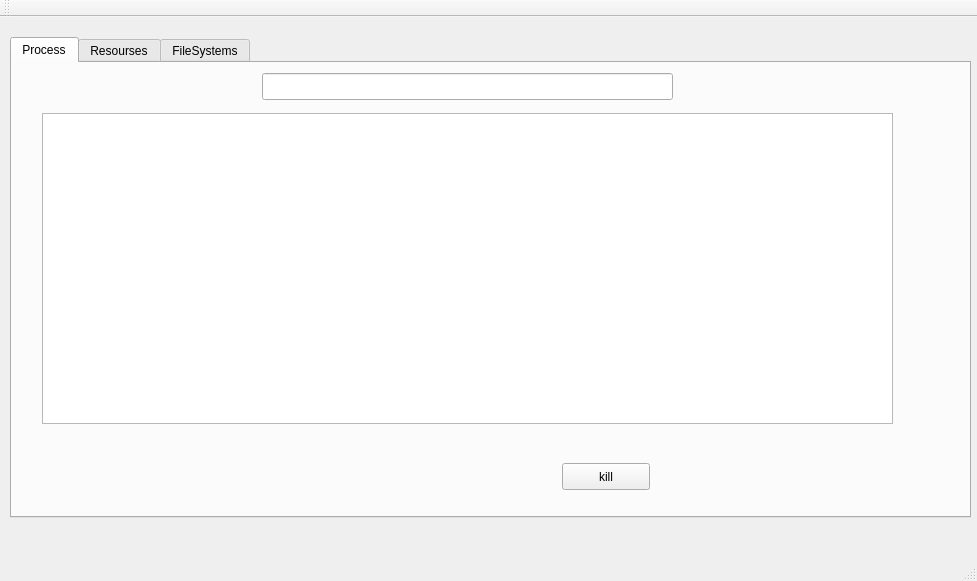
<?xml version="1.0" encoding="UTF-8"?>
<ui version="4.0">
 <class>MainWindow</class>
 <widget class="QMainWindow" name="MainWindow">
  <property name="geometry">
   <rect>
    <x>0</x>
    <y>0</y>
    <width>977</width>
    <height>581</height>
   </rect>
  </property>
  <property name="windowTitle">
   <string>MainWindow</string>
  </property>
  <widget class="QWidget" name="centralWidget">
   <widget class="QTabWidget" name="tabWidget">
    <property name="geometry">
     <rect>
      <x>10</x>
      <y>20</y>
      <width>961</width>
      <height>481</height>
     </rect>
    </property>
    <property name="tabPosition">
     <enum>QTabWidget::North</enum>
    </property>
    <property name="tabShape">
     <enum>QTabWidget::Rounded</enum>
    </property>
    <property name="currentIndex">
     <number>0</number>
    </property>
    <property name="elideMode">
     <enum>Qt::ElideMiddle</enum>
    </property>
    <property name="tabsClosable">
     <bool>false</bool>
    </property>
    <property name="movable">
     <bool>true</bool>
    </property>
    <property name="tabBarAutoHide">
     <bool>false</bool>
    </property>
    <widget class="QWidget" name="tab">
     <attribute name="title">
      <string>Process</string>
     </attribute>
     <widget class="QLineEdit" name="lineEdit">
      <property name="geometry">
       <rect>
        <x>250</x>
        <y>10</y>
        <width>411</width>
        <height>27</height>
       </rect>
      </property>
     </widget>
     <widget class="QPushButton" name="kill_pushButton">
      <property name="geometry">
       <rect>
        <x>550</x>
        <y>400</y>
        <width>88</width>
        <height>27</height>
       </rect>
      </property>
      <property name="text">
       <string>kill</string>
      </property>
     </widget>
     <widget class="QTableView" name="Process_tableView">
      <property name="geometry">
       <rect>
        <x>30</x>
        <y>50</y>
        <width>851</width>
        <height>311</height>
       </rect>
      </property>
     </widget>
    </widget>
    <widget class="QWidget" name="tab_2">
     <attribute name="title">
      <string>Resourses</string>
     </attribute>
     <widget class="QWidget" name="graph_widget" native="true">
      <property name="geometry">
       <rect>
        <x>150</x>
        <y>80</y>
        <width>120</width>
        <height>80</height>
       </rect>
      </property>
      <widget class="QGraphicsView" name="graphicsView">
       <property name="geometry">
        <rect>
         <x>-30</x>
         <y>-10</y>
         <width>551</width>
         <height>281</height>
        </rect>
       </property>
      </widget>
     </widget>
    </widget>
    <widget class="QWidget" name="tab_3">
     <attribute name="title">
      <string>FileSystems</string>
     </attribute>
     <widget class="QTableView" name="FileSys_tableView">
      <property name="geometry">
       <rect>
        <x>210</x>
        <y>90</y>
        <width>531</width>
        <height>192</height>
       </rect>
      </property>
      <property name="sortingEnabled">
       <bool>true</bool>
      </property>
     </widget>
     <widget class="QTableWidget" name="tableWidget">
      <property name="geometry">
       <rect>
        <x>50</x>
        <y>230</y>
        <width>256</width>
        <height>192</height>
       </rect>
      </property>
      <column>
       <property name="text">
        <string>asd</string>
       </property>
      </column>
     </widget>
    </widget>
   </widget>
  </widget>
  <widget class="QMenuBar" name="menuBar">
   <property name="geometry">
    <rect>
     <x>0</x>
     <y>0</y>
     <width>977</width>
     <height>24</height>
    </rect>
   </property>
  </widget>
  <widget class="QToolBar" name="mainToolBar">
   <attribute name="toolBarArea">
    <enum>TopToolBarArea</enum>
   </attribute>
   <attribute name="toolBarBreak">
    <bool>false</bool>
   </attribute>
  </widget>
  <widget class="QStatusBar" name="statusBar"/>
 </widget>
 <layoutdefault spacing="6" margin="11"/>
 <resources/>
 <connections/>
</ui>
